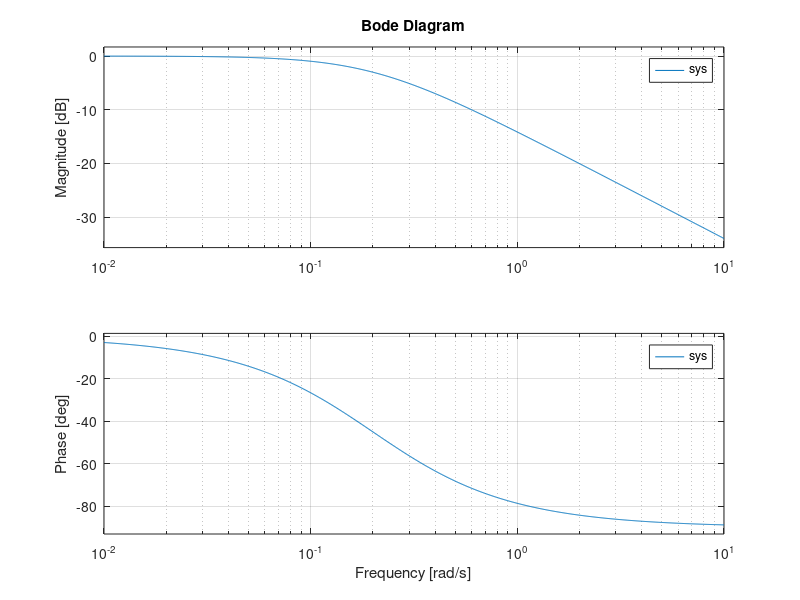

This figure's MATLAB source:
% ME 3001 - Dynamics, Modeling and Controls
% Tristan Hill - Spring 2020
% Frequency Response - Lecture 1 
clear variables;close all;clc


% define the time constant
tau=5;

% create a system object
sys=tf(1,[tau 1])

% show a Bode Diagram
figure(1)
bode(sys);grid on